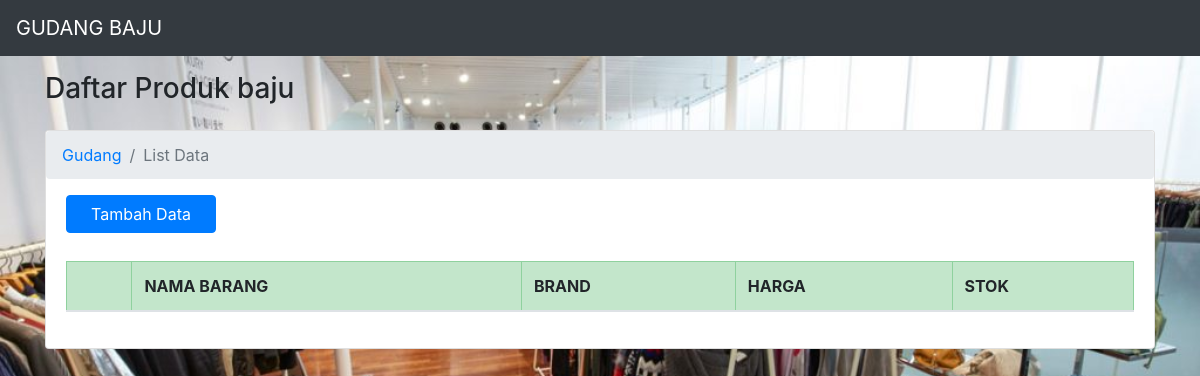
Before: /ngecrud/index.php with the older database file.
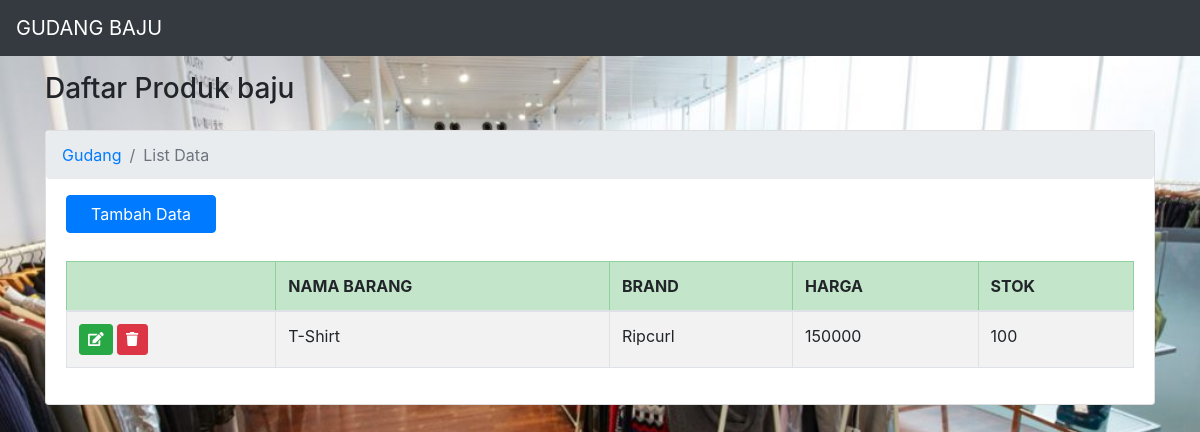
After: the same page with the newer database file.
### tables this page shows
CREATE TABLE `gudangbaju2` (
  `id_produk` int(11) NOT NULL,
  `nama_barang` varchar(20) NOT NULL,
  `brand` varchar(20) NOT NULL,
  `harga_barang` int(5) NOT NULL,
  `stok_barang` int(5) NOT NULL
);

### ngecrud/application/controllers/GGBase.php (called while the page is built, shortened)
<?php
class GGBase extends CI_Controller
{
	public function __construct()
	{
		$this->load->model("GGBase_model");
	}
	public function index()
	{
		$data["title"] = "Daftar Produk baju";
		$data["data_GGBase"] = $this->GGBase_model->getAll();
		$this->load->view('templates/header', $data);
		$this->load->view('templates/menu');
		$this->load->view('gudang/index', $data);
		$this->load->view('templates/footer');
	}
}

### ngecrud/index.php (called while the page is built, shortened)
<?php
require_once BASEPATH.'core/CodeIgniter.php';

### ngecrud/application/models/GGBase_model.php (called while the page is built, shortened)
<?php
class GGBase_model extends CI_model
{
	private $table = 'gudangbaju2';
	public function getAll()
	{
		$this->db->from($this->table);
		$this->db->order_by("id_produk", "desc");
		$query = $this->db->get();
		return $query->result();
	}
}

### ngecrud/application/views/gudang/index.php (the view, shortened to what this page needs)
<div class="container pt-5">
    <br>
    <h3><?= $title ?></h3>
    <div class="row">
        <div class="col-md-12">
            <div class="card mt-3">
                <nav aria-label="breadcrumb">
                    <ol class="breadcrumb ">
                        <li class="breadcrumb-item"><a href="<?= base_url() ?>">Gudang</a></li>
                        <li class="breadcrumb-item active" aria-current="page">List Data</li>
                    </ol>
                </nav>
                <a class="btn btn-primary mb-2 kukukuntul" href="<?= base_url('GGBase/add'); ?>">Tambah Data</a>
                <div class="card-body">
                    <div class="table-responsive">
                        <table class="table table-striped table-bordered table-hover" id="tableGudang">
                            <thead>
                                <tr class="table-success">
                                    <th></th>
                                    <th>NAMA BARANG</th>
                                    <th>BRAND</th>
                                    <th>HARGA</th>
                                    <th>STOK</th>
                                </tr>
                            </thead>
                            <tbody>
                                <?php foreach ($data_GGBase as $row) : ?>
                                    <tr>
                                        <td>
                                            <a href="<?= base_url('GGBase/update/' . $row->id_produk) ?>" class="btn btn-success btn-sm"><i class="fa fa-edit"></i> </a>
                                            <a href="javascript:void(0);" data="<?= $row->id_produk ?>" class="btn btn-danger btn-sm item-delete"><i class="fa fa-trash"></i> </a>
                                        </td>
                                        <td><?= $row->nama_barang ?></td>
                                        <td><?= $row->brand ?></td>
                                        <td><?= $row->harga_barang ?></td>
                                        <td><?= $row->stok_barang ?></td>
                                    </tr>
                                <?php endforeach; ?>
                            </tbody>
                        </table>
                    </div>
                </div>
            </div>
        </div>
    </div>
</div>

### ngecrud/application/views/templates/header.php (shortened to what this page needs)
<!DOCTYPE html>
<html lang="en">
<head>
    <link rel="stylesheet" href="https://maxcdn.bootstrapcdn.com/bootstrap/4.5.2/css/bootstrap.min.css">
    <link rel="stylesheet" href="https://cdnjs.cloudflare.com/ajax/libs/font-awesome/5.15.3/css/all.min.css" />
    <link rel="stylesheet" type="text/css" href="<?=base_url("assets/css/style.css")  ?>">
    <link rel="stylesheet" href="https://cdn.datatables.net/1.10.24/css/dataTables.bootstrap4.min.css">
</head>
<body>

### ngecrud/application/views/templates/menu.php (shortened to what this page needs)
<nav class="navbar navbar-expand-md bg-dark navbar-dark fixed-top">
    <div class="collapse navbar-collapse" id="collapsibleNavbar">
        <ul class="navbar-nav">
            <li class="nav-item active">
                <a class="navbar-brand" href="<?= base_url(); ?>">GUDANG BAJU</a>
            </li>
        </ul>
    </div>
</nav>

### ngecrud/application/views/templates/footer.php
</body>
</html>

### ngecrud/assets/css/style.css (style rules this page uses)
body { background-image: url("../image/gambar.jpg"); background-size: cover; background-position: 0px -150px; }
.kukukuntul { width: 150px; margin-left: 20px; }

Changed rows visible on the page:
added gudangbaju2: nama_barang "T-Shirt", brand "Ripcurl", harga_barang "150000", stok_barang "100"
